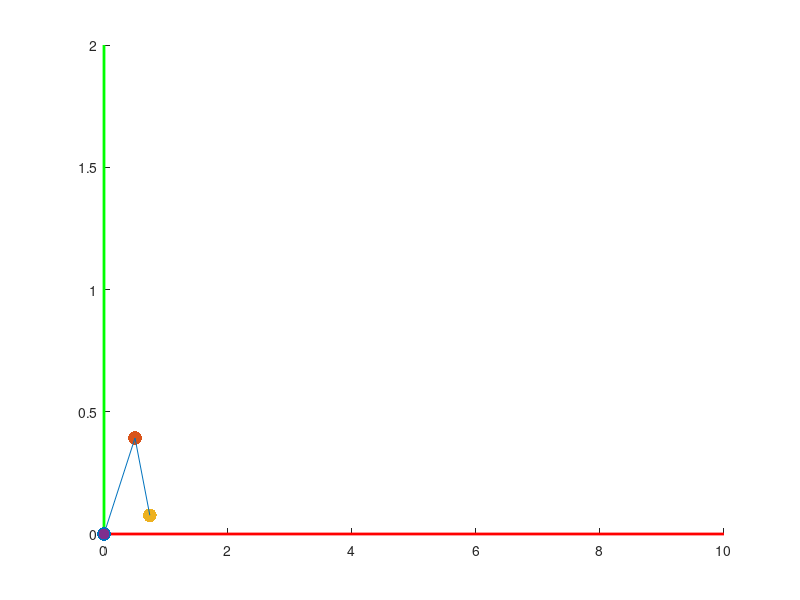

MATLAB code for this plot: (Note: this script raises an error after producing the figure.)
close all
clear
clf

l1 = 0.5;
a1 = pi/8;

l2 = 0.3;
a2 = -pi/4;

art1 = [0 0]';
art2 = [l1 a1 0 1]';

l1x = l1 * cos(a1);
l1y = l1 * sin(a1);

l2x = l2 * cos(a1 + a2);
l2y = l2 * sin(a1 + a2);

EFx = l1x + l2x;
EFy = l1y + l2y;
EF = [EFx EFy 0 1]';

art20 = [l1 0 0 1]';
EF0 = [EFx 0 0 1]';

EF1 = [EFx a1 0 1]';

dy = sin(a1);

for i = linspace(0, dy, 20)

    clf

    %Plottting axes.
    line([0 10],[0 0],[0 0],"Color","red","LineWidth",2)
    line([0 0],[0 2],[0 0],"Color","green","LineWidth",2)

    hold on

    %Plottting Finish Line.
    scatter(art1(1),art1(2),100,"filled","r");
    scatter(art2(1),art2(2),100,"filled","g");
    scatter(EF(1),EF(2),100,"filled","y");

    line([art1(1) art2(1)],[art1(2) art2(2)]);
    line([art2(1) EF(1)],[art2(2) EF(2)]);

    % Plotting Animacion
    punto1 = art1;
    scatter(punto1(1),punto1(2),60,"filled","green")
    punto2 = Traslacion(0, i, 0, art20);
    scatter(punto2(1),punto2(2),60,"filled","blue")
    punto3 = Traslacion(l2, i, 0, EF0);
    scatter(punto3(1),punto3(2),60,"filled","red")

    line([punto1(1) punto2(1)],[punto1(2) punto2(2)]);
    line([punto2(1) punto3(1)],[punto2(2) punto3(2)]);

    pause(0.000000005)

end

dy = sin(a2) + sin(a1);

for n = linspace(0, dy, 20)

    clf

    %Plottting axes.
    line([0 10],[0 0],[0 0],"Color","red","LineWidth",2)
    line([0 0],[0 2],[0 0],"Color","green","LineWidth",2)

    hold on

    %Plottting Finish Line.
    scatter(art1(1),art1(2),100,"filled","r");
    scatter(art2(1),art2(2),100,"filled","g");
    scatter(EF(1),EF(2),100,"filled","y");

    line([art1(1) art2(1)],[art1(2) art2(2)]);
    line([art2(1) EF(1)],[art2(2) EF(2)]);

    % Plotting Animacion
    punto1 = art1;
    scatter(punto1(1),punto1(2),60,"filled","green")
    punto2 = art2;
    scatter(punto2(1),punto2(2),60,"filled","blue")
    punto3 = Traslacion(0, n, 0, EF1);
    scatter(punto3(1),punto3(2),60,"filled","red")

    line([punto1(1) punto2(1)],[punto1(2) punto2(2)]);
    line([punto2(1) punto3(1)],[punto2(2) punto3(2)]);

    pause(0.000000005)

end
